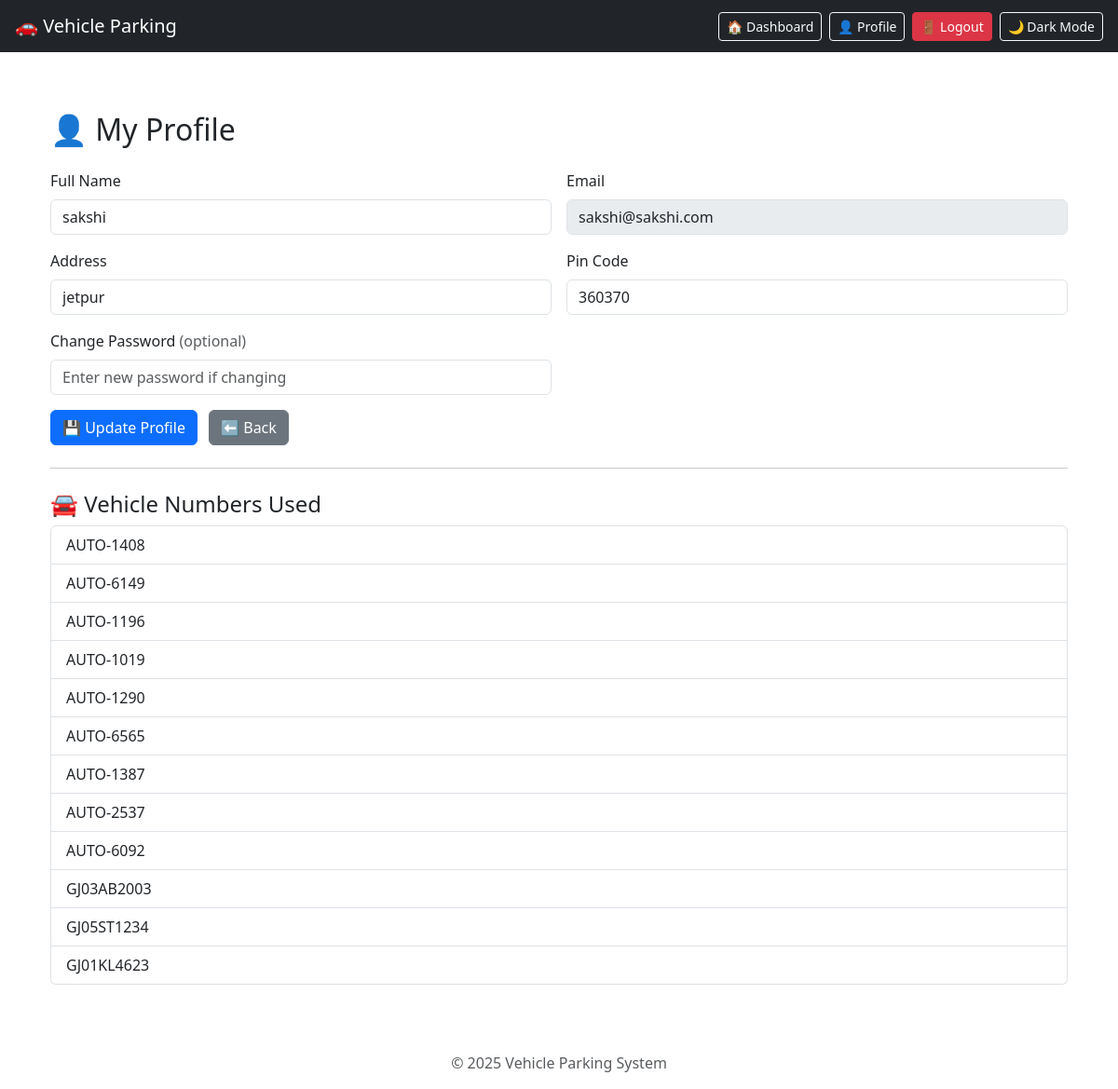
Screenshot of /profile (signed in) with the database file from the repository.
### tables this page shows
CREATE TABLE users (
            id INTEGER PRIMARY KEY AUTOINCREMENT,
            email TEXT UNIQUE NOT NULL,
            password TEXT NOT NULL,
            full_name TEXT NOT NULL,
            address TEXT,
            pin_code TEXT,
            role TEXT DEFAULT 'user'
        );

CREATE TABLE parking_history (
            id INTEGER PRIMARY KEY AUTOINCREMENT,
            user_id INTEGER NOT NULL,
            spot_id INTEGER NOT NULL,
            lot_id INTEGER NOT NULL,
            vehicle_number TEXT NOT NULL,
            entry_time TEXT NOT NULL,
            exit_time TEXT, cost REAL,
            FOREIGN KEY(user_id) REFERENCES users(id),
            FOREIGN KEY(spot_id) REFERENCES parking_spots(id),
            FOREIGN KEY(lot_id) REFERENCES parking_lots(id)
        );

### app.py (the view, shortened to what this page needs)
@app.route('/profile', methods=['GET', 'POST'])
def profile():
    if 'id' not in session:
        return redirect(url_for('login'))
    conn = get_db_connection()
    user = conn.execute('SELECT * FROM users WHERE id = ?', (session['id'],)).fetchone()
    vehicles = conn.execute(
        'SELECT DISTINCT vehicle_number FROM parking_history WHERE user_id = ?',
        (session['id'],)
    ).fetchall()
    conn.close()
    return render_template('profile.html', user=user, vehicles=vehicles)

### app.py (called while the page is built)
def get_db_connection():
    conn = sqlite3.connect(DATABASE)
    conn.row_factory = sqlite3.Row
    return conn

### templates/profile.html (shortened to what this page needs)
{% extends "base.html" %}
{% block content %}
<div class="container mt-4">
  <h2 class="mb-4">👤 My Profile</h2>
  <form method="POST" class="row g-3">
    <div class="col-md-6">
      <label class="form-label">Full Name</label>
      <input type="text" name="full_name" class="form-control" value="{{ user.full_name }}" required>
    </div>
    <div class="col-md-6">
      <label class="form-label">Email</label>
      <input type="email" class="form-control" value="{{ user.email }}" disabled>
    </div>
    <div class="col-md-6">
      <label class="form-label">Address</label>
      <input type="text" name="address" class="form-control" value="{{ user.address }}">
    </div>
    <div class="col-md-6">
      <label class="form-label">Pin Code</label>
      <input type="text" name="pin_code" class="form-control" value="{{ user.pin_code }}">
    </div>
    <div class="col-md-6">
      <label class="form-label">Change Password <span class="text-muted">(optional)</span></label>
      <input type="password" name="password" class="form-control" placeholder="Enter new password if changing">
    </div>
    <div class="col-12">
      <button type="submit" class="btn btn-primary">💾 Update Profile</button>
      <a href="{{ url_for('user_dashboard') }}" class="btn btn-secondary ms-2">⬅ Back</a>
    </div>
  </form>
  <hr class="my-4">
  <h4>🚘 Vehicle Numbers Used</h4>
  {% if vehicles %}
    <ul class="list-group mt-2">
      {% for v in vehicles %}
      <li class="list-group-item">{{ v.vehicle_number }}</li>
      {% endfor %}
    </ul>
  {% else %}
    <p class="text-muted">No vehicle usage history yet.</p>
  {% endif %}
</div>
{% endblock %}

### rows the page displays
users: full_name "sakshi", email "sakshi@sakshi.com", address "jetpur", pin_code "360370"
parking_history: vehicle_number "AUTO-1408"
parking_history: vehicle_number "AUTO-6149"
parking_history: vehicle_number "AUTO-1196"
parking_history: vehicle_number "AUTO-1019"
parking_history: vehicle_number "AUTO-1290"
parking_history: vehicle_number "AUTO-1387"
parking_history: vehicle_number "AUTO-2537"
parking_history: vehicle_number "AUTO-6092"
parking_history: vehicle_number "GJ05ST1234"

### other values shown
{{ v.vehicle_number }} "AUTO-6565" "GJ03AB2003" "GJ01KL4623"
